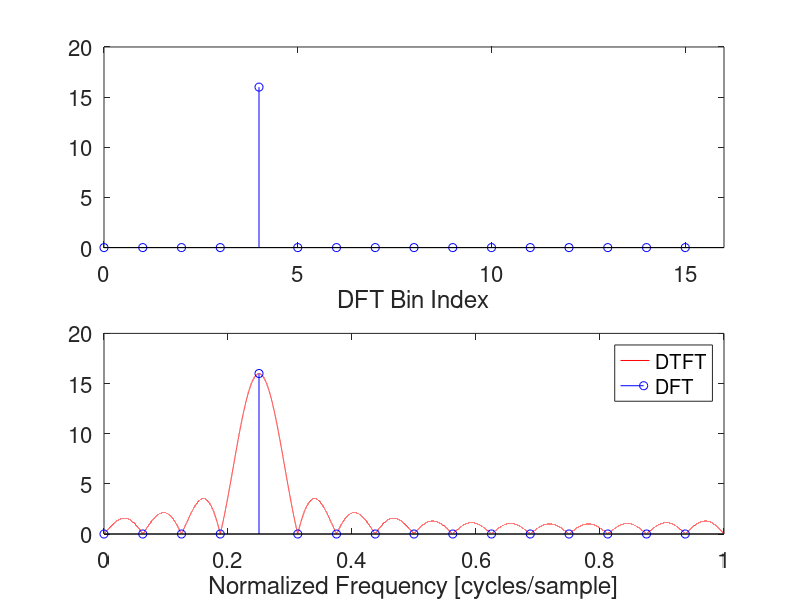

The MATLAB script that drew this image:
NFFT = 2^4;
freq = [0:NFFT-1]/NFFT;
NFFTzp = 2^17;
freqzp = [0:NFFTzp-1]/NFFTzp;


n = [0:NFFT-1];
f0 = 4/NFFT;
x = exp(1j*2*pi*f0*n);

subplot(211);
stem([0:NFFT-1],abs(fft(x,NFFT)),'b');
xlabel('DFT Bin Index','FontSize',16);
xlim([0 NFFT]);
set(gca,'FontSize',16);

subplot(212);
plot(freqzp,abs(fft(x,NFFTzp)),'r');
hold on;
stem(freq,abs(fft(x,NFFT)),'b');
hold off;
legend('DTFT','DFT');
xlabel('Normalized Frequency [cycles/sample]','FontSize',16);
set(gca,'FontSize',16);
